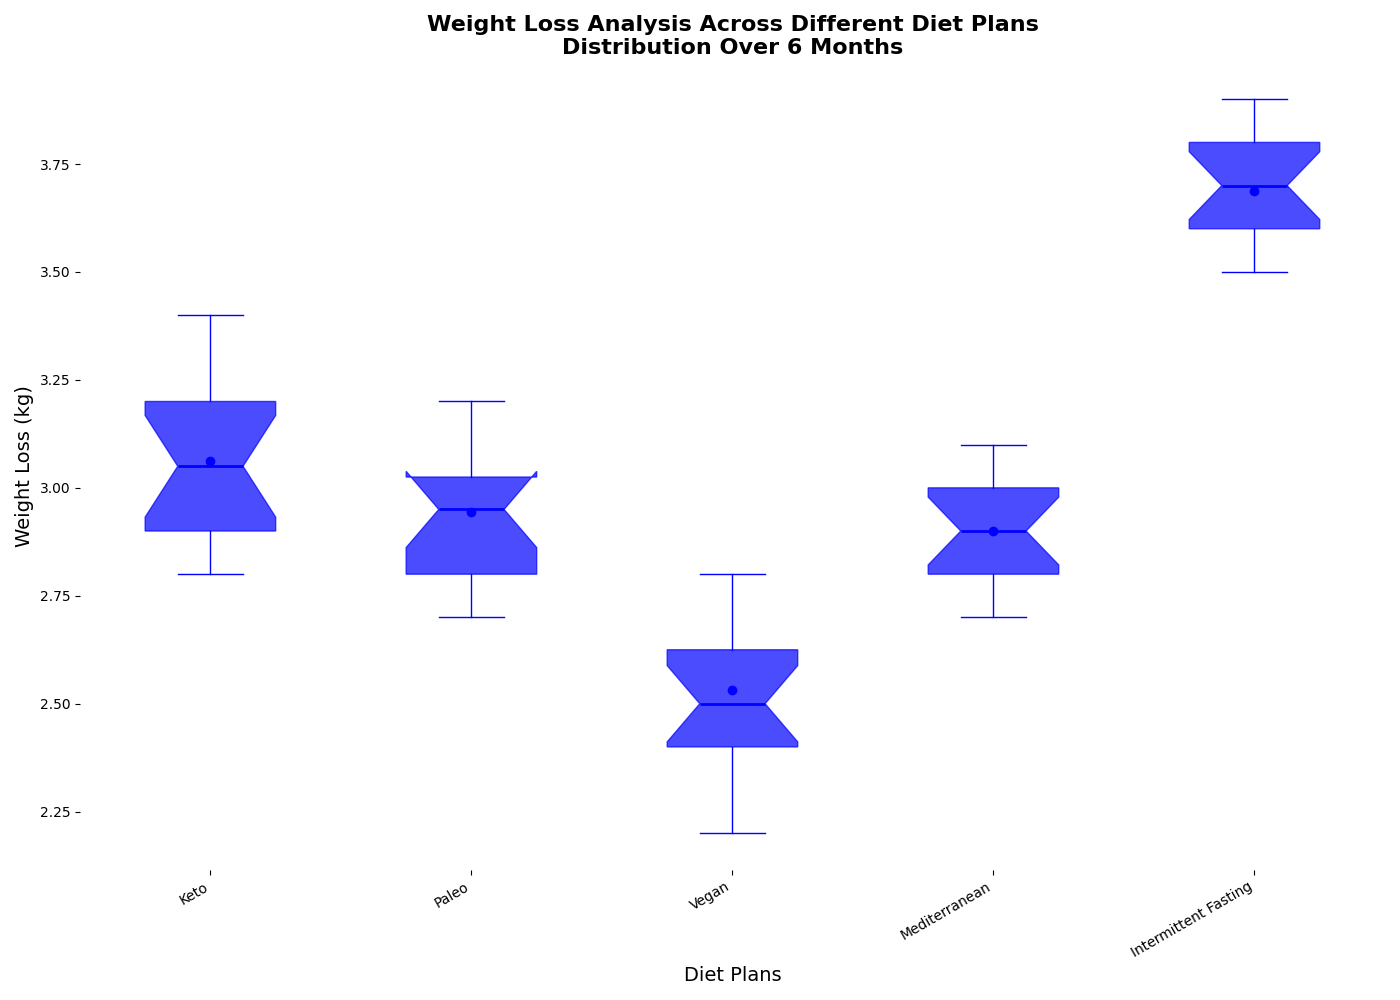

Source code (Python):
import matplotlib.pyplot as plt
import numpy as np

diets = ['Keto', 'Paleo', 'Vegan', 'Mediterranean', 'Intermittent Fasting']

keto_weight_loss = [3.2, 3.1, 2.8, 2.9, 3.4, 3.3, 3.2, 2.9, 3.1, 3.0, 2.8, 3.1, 3.3, 3.0, 2.9, 3.0]
paleo_weight_loss = [3.0, 2.8, 3.2, 3.1, 2.9, 2.8, 3.0, 2.9, 3.1, 2.7, 2.8, 3.0, 2.9, 3.1, 3.0, 2.8]
vegan_weight_loss = [2.5, 2.4, 2.7, 2.8, 2.6, 2.4, 2.5, 2.6, 2.5, 2.3, 2.2, 2.4, 2.6, 2.5, 2.7, 2.8]
mediterranean_weight_loss = [2.8, 2.9, 3.0, 2.7, 2.8, 3.1, 3.0, 2.9, 2.8, 3.0, 2.9, 2.7, 3.1, 2.9, 3.0, 2.8]
intermittent_fasting_weight_loss = [3.5, 3.7, 3.6, 3.9, 3.8, 3.7, 3.6, 3.5, 3.7, 3.9, 3.8, 3.7, 3.5, 3.6, 3.7, 3.8]

weight_loss_data = [
    keto_weight_loss, paleo_weight_loss,
    vegan_weight_loss, mediterranean_weight_loss,
    intermittent_fasting_weight_loss
]

fig, ax = plt.subplots(figsize=(14, 10))

single_color = 'blue'

bp = ax.boxplot(weight_loss_data, vert=True, notch=True, patch_artist=True,
                labels=diets, 
                boxprops=dict(facecolor=single_color, color=single_color, alpha=0.7),
                whiskerprops=dict(color=single_color),
                capprops=dict(color=single_color),
                medianprops=dict(color=single_color, linewidth=2),
                flierprops=dict(marker='o', color=single_color, markersize=6, alpha=0.5))

means = [np.mean(data) for data in weight_loss_data]
ax.scatter(range(1, len(means) + 1), means, color=single_color, zorder=3)

ax.set_title('Weight Loss Analysis Across Different Diet Plans\nDistribution Over 6 Months', fontsize=16, fontweight='bold')
ax.set_ylabel('Weight Loss (kg)', fontsize=14)
ax.set_xlabel('Diet Plans', fontsize=14)

# Remove borders
for spine in ax.spines.values():
    spine.set_visible(False)

plt.xticks(rotation=30, ha='right')
plt.tight_layout()
plt.show()
